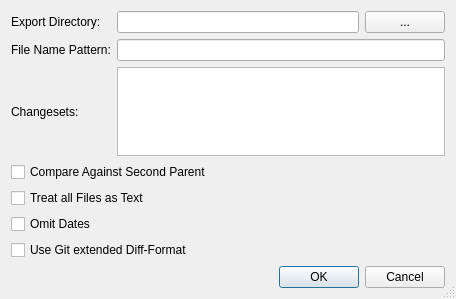
<?xml version="1.0" encoding="UTF-8"?>
<ui version="4.0">
 <class>HgExportDialog</class>
 <widget class="QDialog" name="HgExportDialog">
  <property name="geometry">
   <rect>
    <x>0</x>
    <y>0</y>
    <width>456</width>
    <height>299</height>
   </rect>
  </property>
  <property name="windowTitle">
   <string>Export Patches</string>
  </property>
  <property name="sizeGripEnabled">
   <bool>true</bool>
  </property>
  <layout class="QVBoxLayout" name="verticalLayout">
   <item>
    <layout class="QGridLayout" name="gridLayout">
     <item row="0" column="0">
      <widget class="QLabel" name="label">
       <property name="text">
        <string>Export Directory:</string>
       </property>
      </widget>
     </item>
     <item row="0" column="1">
      <widget class="QLineEdit" name="directoryEdit"/>
     </item>
     <item row="0" column="2">
      <widget class="QPushButton" name="directoryButton">
       <property name="toolTip">
        <string>Press to select the export directory via a directory selection dialog</string>
       </property>
       <property name="text">
        <string notr="true">...</string>
       </property>
      </widget>
     </item>
     <item row="1" column="0">
      <widget class="QLabel" name="label_2">
       <property name="text">
        <string>File Name Pattern:</string>
       </property>
      </widget>
     </item>
     <item row="1" column="1" colspan="2">
      <widget class="QLineEdit" name="patternEdit">
       <property name="toolTip">
        <string>Enter the file name pattern for the export files</string>
       </property>
       <property name="whatsThis">
        <string>&lt;b&gt;File Name Pattern&lt;/b&gt;
&lt;p&gt;Enter the file name pattern to be used to generate the export files
here. Valid recognized patterns are:&lt;/p&gt;
&lt;table&gt;
&lt;tr&gt;&lt;td&gt;%%&lt;/td&gt;&lt;td&gt;literal &quot;%&quot; character&lt;/td&gt;&lt;/tr&gt;
&lt;tr&gt;&lt;td&gt;%H&lt;/td&gt;&lt;td&gt;changeset hash (40 hexadecimal digits)&lt;/td&gt;&lt;/tr&gt;
&lt;tr&gt;&lt;td&gt;%N&lt;/td&gt;&lt;td&gt;number of patches being generated&lt;/td&gt;&lt;/tr&gt;
&lt;tr&gt;&lt;td&gt;%R&lt;/td&gt;&lt;td&gt;changeset revision number&lt;/td&gt;&lt;/tr&gt;
&lt;tr&gt;&lt;td&gt;%b&lt;/td&gt;&lt;td&gt;basename of the exporting repository&lt;/td&gt;&lt;/tr&gt;
&lt;tr&gt;&lt;td&gt;%h&lt;/td&gt;&lt;td&gt;short-form changeset hash (12 hexadecimal digits)&lt;/td&gt;&lt;/tr&gt;
&lt;tr&gt;&lt;td&gt;%n&lt;/td&gt;&lt;td&gt;zero-padded sequence number, starting at 1&lt;/td&gt;&lt;/tr&gt;
&lt;tr&gt;&lt;td&gt;%r&lt;/td&gt;&lt;td&gt;zero-padded changeset revision number&lt;/td&gt;&lt;/tr&gt;
&lt;/table&gt;    
</string>
       </property>
      </widget>
     </item>
     <item row="2" column="0">
      <widget class="QLabel" name="label_3">
       <property name="text">
        <string>Changesets:</string>
       </property>
      </widget>
     </item>
     <item row="2" column="1" colspan="2">
      <widget class="QPlainTextEdit" name="changesetsEdit">
       <property name="toolTip">
        <string>Enter changesets by number, id, range or revset expression one per line</string>
       </property>
       <property name="tabChangesFocus">
        <bool>true</bool>
       </property>
       <property name="lineWrapMode">
        <enum>QPlainTextEdit::NoWrap</enum>
       </property>
      </widget>
     </item>
    </layout>
   </item>
   <item>
    <widget class="QCheckBox" name="switchParentCheckBox">
     <property name="toolTip">
      <string/>
     </property>
     <property name="text">
      <string>Compare Against Second Parent</string>
     </property>
    </widget>
   </item>
   <item>
    <widget class="QCheckBox" name="textCheckBox">
     <property name="toolTip">
      <string/>
     </property>
     <property name="text">
      <string>Treat all Files as Text</string>
     </property>
    </widget>
   </item>
   <item>
    <widget class="QCheckBox" name="datesCheckBox">
     <property name="text">
      <string>Omit Dates</string>
     </property>
    </widget>
   </item>
   <item>
    <widget class="QCheckBox" name="gitCheckBox">
     <property name="text">
      <string>Use Git extended Diff-Format</string>
     </property>
    </widget>
   </item>
   <item>
    <widget class="QDialogButtonBox" name="buttonBox">
     <property name="orientation">
      <enum>Qt::Horizontal</enum>
     </property>
     <property name="standardButtons">
      <set>QDialogButtonBox::Cancel|QDialogButtonBox::Ok</set>
     </property>
    </widget>
   </item>
  </layout>
 </widget>
 <tabstops>
  <tabstop>directoryEdit</tabstop>
  <tabstop>directoryButton</tabstop>
  <tabstop>patternEdit</tabstop>
  <tabstop>changesetsEdit</tabstop>
  <tabstop>switchParentCheckBox</tabstop>
  <tabstop>textCheckBox</tabstop>
  <tabstop>datesCheckBox</tabstop>
  <tabstop>gitCheckBox</tabstop>
  <tabstop>buttonBox</tabstop>
 </tabstops>
 <resources/>
 <connections>
  <connection>
   <sender>buttonBox</sender>
   <signal>accepted()</signal>
   <receiver>HgExportDialog</receiver>
   <slot>accept()</slot>
   <hints>
    <hint type="sourcelabel">
     <x>248</x>
     <y>254</y>
    </hint>
    <hint type="destinationlabel">
     <x>157</x>
     <y>274</y>
    </hint>
   </hints>
  </connection>
  <connection>
   <sender>buttonBox</sender>
   <signal>rejected()</signal>
   <receiver>HgExportDialog</receiver>
   <slot>reject()</slot>
   <hints>
    <hint type="sourcelabel">
     <x>316</x>
     <y>260</y>
    </hint>
    <hint type="destinationlabel">
     <x>286</x>
     <y>274</y>
    </hint>
   </hints>
  </connection>
 </connections>
</ui>
